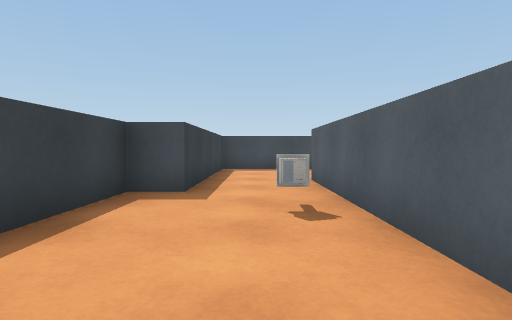
View 1 (above)

22 first-person views from a walk through a scene from a Unity 3-D project. The camera is 0.61 m above the floor, tilts 2° down and sees 75° across. The floor is counted in squares, 1 m on a side. Each view is taken from the middle of a square. On the plan, view 1 faces up. The plan holds only what a view shows up to about 10 squares ahead; the rest is blank. The place goes on beyond the plan. The player character is not drawn. Some animated figures are not drawn. Some surface patterns are stand-ins.

View 2
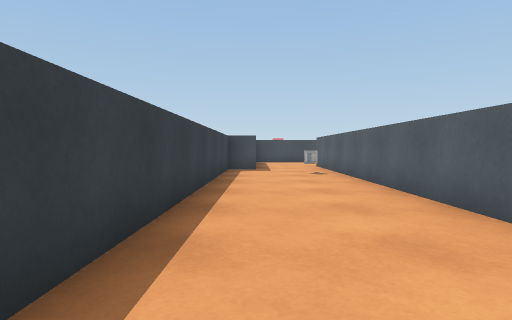

View 3
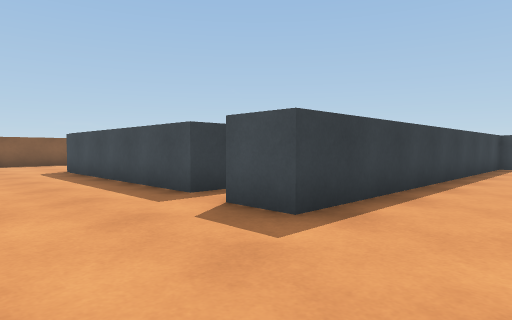

View 4
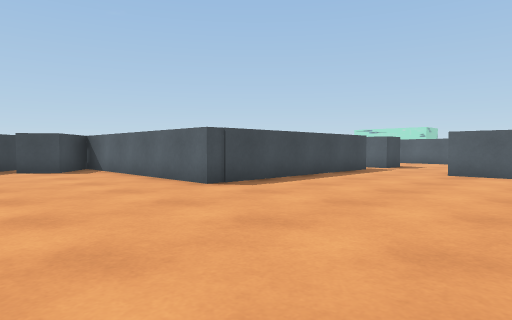

View 5
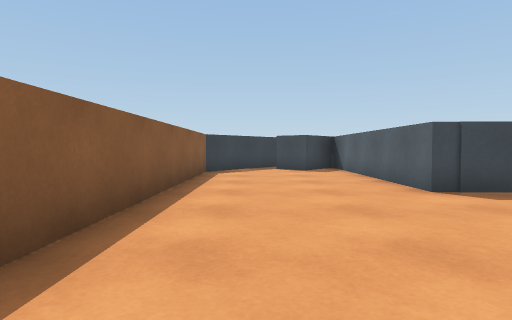

View 6
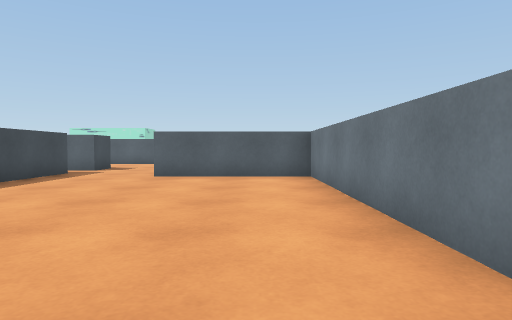

View 7
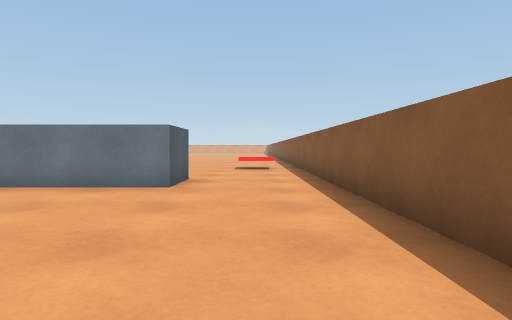

View 8
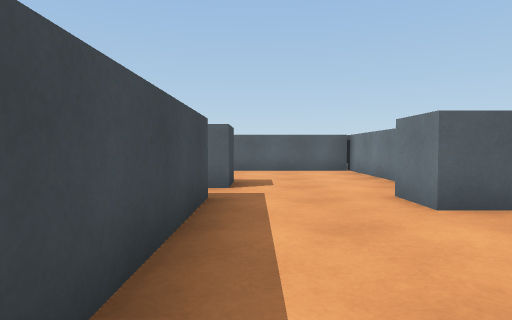

View 9
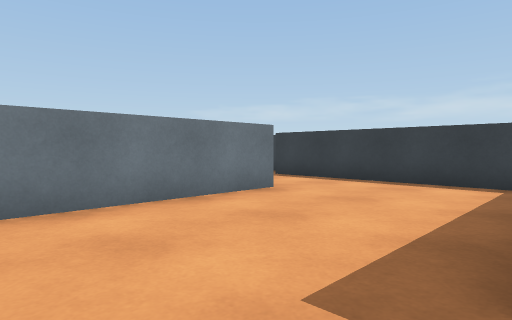

View 10
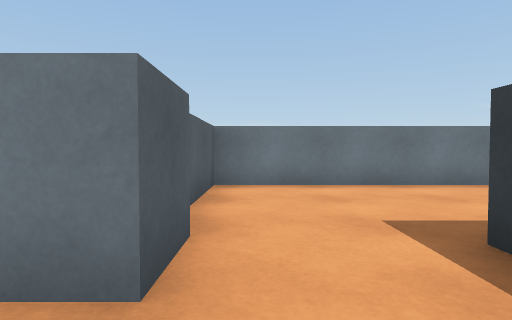

View 11
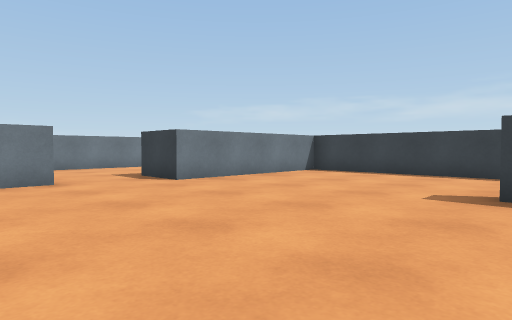

View 12
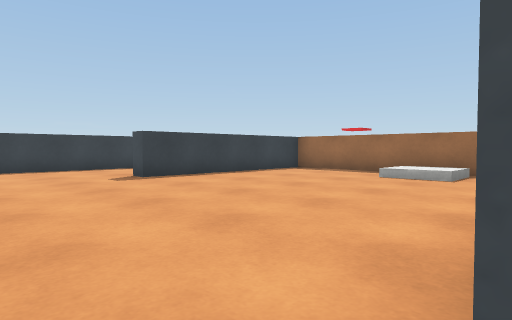

View 13
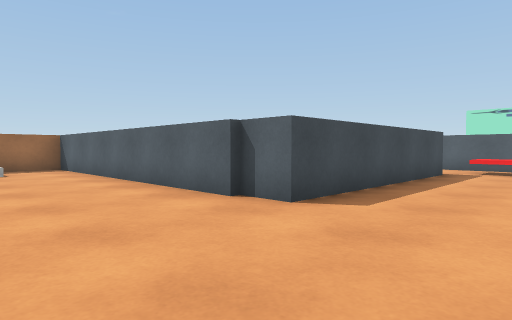

View 14
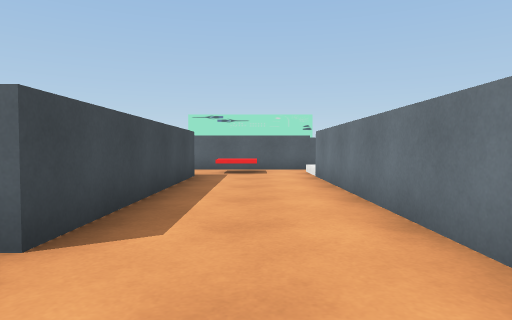

View 15
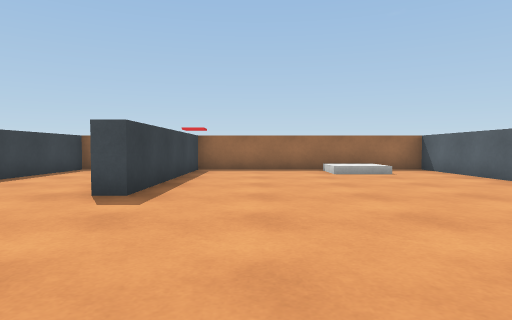

View 16
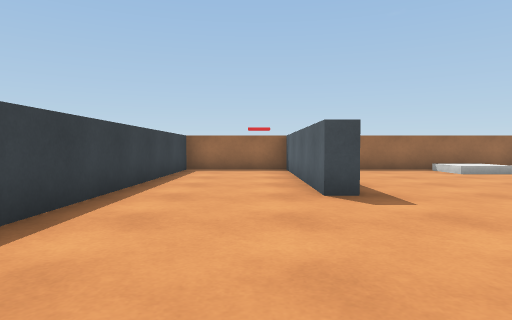

View 17
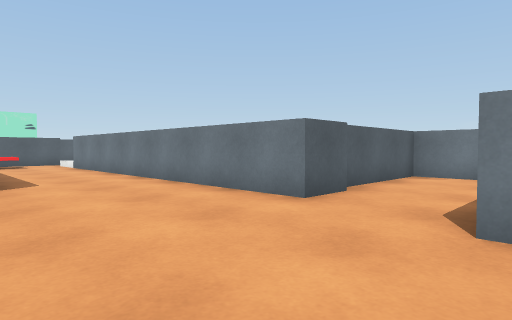

View 18
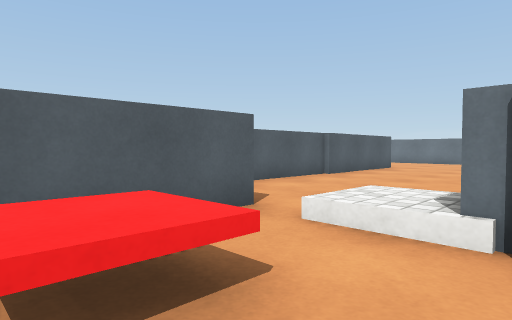

View 19
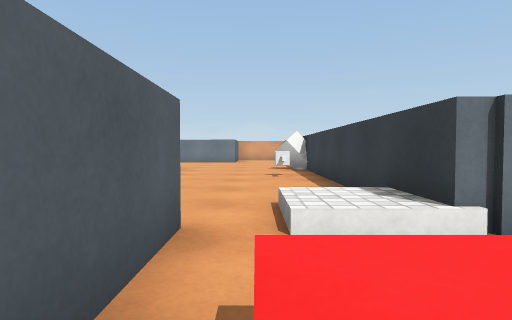

View 20
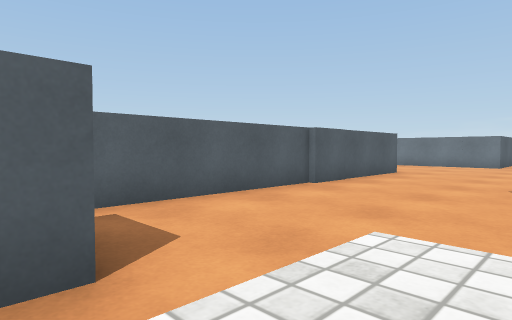

View 21
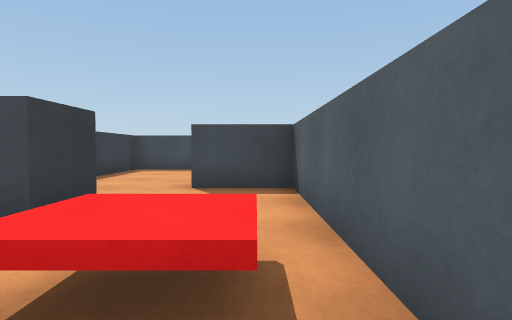

View 22
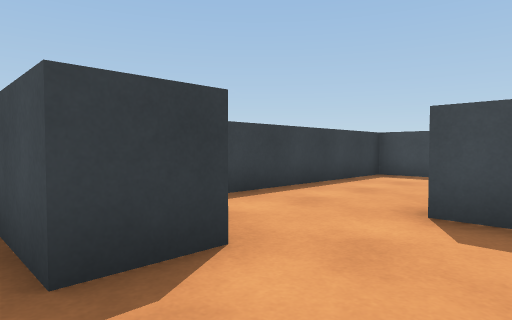

### Floor plan
Points are (right, up) in squares from view 1. A wall is a line through its corners. A room is listed if a view was taken in it or the views show most of it. See-through windows are left out.
Room 1 (views 1, 2, 3, 4, 5, 6, 7, 8)
walls: (-3.9, -4.4) (-9.5, -4.4) (-9.5, 1.5) (-10.6, 0.2) (-11.5, 0.9); (-1.9, -7.6) (1.5, -7.6); (-10.7, -11.5) (-10.7, -10.2) (-4.7, -10.2) (-4.7, -6.8) (-3.6, -6.8); (-11.5, 1.9) (-13.3, -0.3) (-13.3, -11.5); (1.1, -7.5) (1.1, -4.4); (1.1, -2.4) (1.1, 6.5); (-1, 6.4) (-1, 4.7) (-1.8, 4.7) (-1.9, -4.6) (-2.9, -4.6)
ways out: opening at (0, 6) to room 2
objects: other object (0, 3)
Room 2 (view 9)
walls: (1.8, 9.9) (-1, 9.9) (-1, 6.4); (1.1, 6.5) (5.7, 6.5) (5.7, 9.4); (5.5, 9.6) (5.5, 10.7)
ways out: opening at (0, 6) to room 1; opening at (4.5, 10) to room 3
Room 3 (views 10, 11, 12, 13, 14, 15, 16, 17, 18, 19, 20, 21, 22)
walls: (8.8, 14.1) (8.8, 21.6) (2.3, 21.6) (2.3, 16.1) (1.9, 16.1) (1.9, 21.6) (-1, 21.6) (-1, 11.4) (3.5, 11.4) (3.5, 9.9); (5.5, 10.7) (15.8, 10.7); (14.4, 14.4) (14.4, 13.4) (8.9, 13.4) (8.9, 14.2); (16.6, 10.4) (16.6, 14.6)
low walls: (7.2, 20.4) (7.2, 19.9) (5.7, 19.9) (5.7, 21.2); (7.2, 21.2) (7.2, 20.5)
ways out: opening at (4.5, 10) to room 2; opening at (15.5, 14) to room 4; opening at (16, 10)
Room 4 (no view inside)
walls: (12.5, 17.4) (12.5, 15.9); (16.6, 14.6) (16.6, 16.1) (15, 16.1)
ways out: opening at (15.5, 14) to room 3; opening at (13.5, 16.5)

Where each view was taken, in squares from view 1:
view 1: 0 up, 0 right, facing up
view 2: 5 down, 1 left, facing up
view 3: 7 down, 0 right, facing up-left
view 4: 9 down, 13 left, facing up-right
view 5: 9 down, 12 left, facing up
view 6: 9 down, 12 left, facing right
view 7: 5 down, 12 left, facing down
view 8: 5 down, 8 left, facing right
view 9: 10 up, 5 right, facing down-left
view 10: 12 up, 5 right, facing down
view 11: 17 up, 7 right, facing down-left
view 12: 13 up, 9 right, facing up-left
view 13: 11 up, 6 right, facing up-right
view 14: 12 up, 7 right, facing right
view 15: 12 up, 4 right, facing up
view 16: 12 up, 1 right, facing up
view 17: 14 up, 3 right, facing down-right
view 18: 13 up, 14 right, facing down-right
view 19: 13 up, 16 right, facing down
view 20: 11 up, 15 right, facing down-right
view 21: 11 up, 16 right, facing up
view 22: 13 up, 16 right, facing up-left
